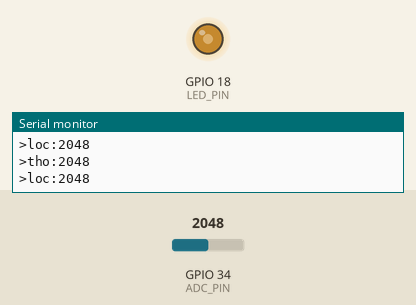
Simulated run of this program. Board: ESP32. On the bench: output pins drawn as LEDs (lit = HIGH), the last lines printed to the serial monitor. The inputs (shaded band) are chosen by the test bench; at power-on: GPIO 34 (ADC_PIN) = 2048.

Above: at 1.2 s.
1.3 s: GPIO 34 (ADC_PIN) set to 2866
At 2.1 s:
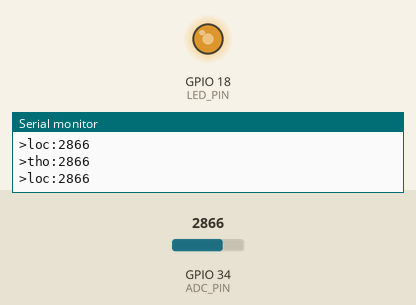
2.8 s: GPIO 34 (ADC_PIN) set to 3603
At 3.3 s:
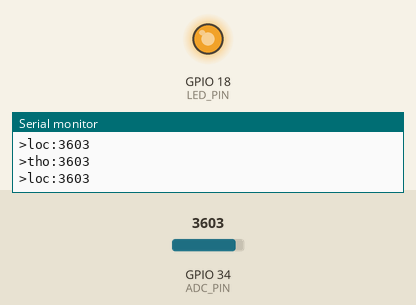
4.3 s: GPIO 34 (ADC_PIN) set to 491
At 5.5 s:
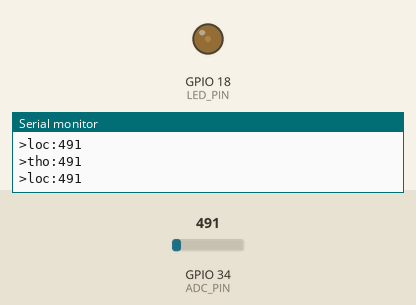
5.8 s: GPIO 34 (ADC_PIN) set to 0
At 6.7 s:
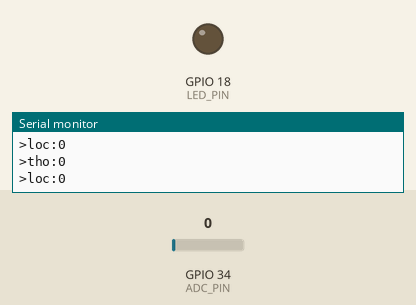
7.3 s: GPIO 34 (ADC_PIN) set to 2047
At 7.8 s:
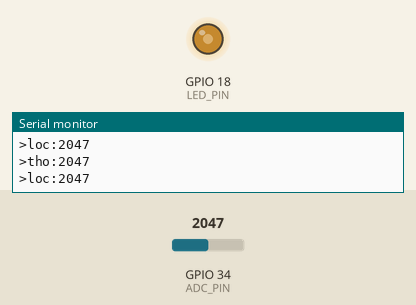
Timing chart, 0 to 9.8 s (numbered marks = the images above; inputs shaded):
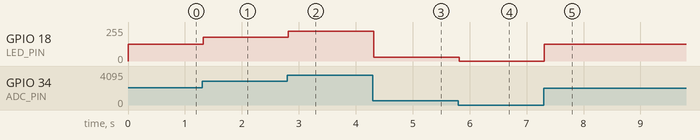

Measured:
- after the input at 1.3 s, GPIO 18 (LED_PIN): 127/255 → 177/255 at once
- after the input at 2.8 s, GPIO 18 (LED_PIN): 177/255 → 223/255 at once
- after the input at 4.3 s, GPIO 18 (LED_PIN): 223/255 → 30/255 at once
- after the input at 5.8 s, GPIO 18 (LED_PIN): 30/255 → 0/255 at once
- after the input at 7.3 s, GPIO 18 (LED_PIN): 0/255 → 127/255 at once

The program:

main.cpp
```cpp
#include <Arduino.h>

#define ADC_PIN     34      // ADC1_CH6 (đổi sang chân ADC2 ở phần ADC2)
#define LED_PIN     18
#define LED_CHANNEL 0       // chỉ dùng cho core 2.x
#define N           8       // số mẫu của bộ lọc trung bình trượt
#define USE_FILTER  0       // 0 = LED theo số liệu THÔ, 1 = LED theo số liệu ĐÃ LỌC

int buf[N];
int idx = 0;
bool bufReady = false;

// Lọc trung bình trượt N mẫu
int loc(int m) {
  if (!bufReady) {                          // lần đầu: điền đầy buffer bằng mẫu đầu tiên
    for (int i = 0; i < N; i++) buf[i] = m;
    bufReady = true;
  }
  buf[idx] = m;
  idx = (idx + 1) % N;
  long t = 0;
  for (int i = 0; i < N; i++) t += buf[i];
  return t / N;
}

void setup() {
  Serial.begin(115200);
#if ESP_ARDUINO_VERSION_MAJOR >= 3
  ledcAttach(LED_PIN, 5000, 8);
#else
  ledcSetup(LED_CHANNEL, 5000, 8);
  ledcAttachPin(LED_PIN, LED_CHANNEL);
#endif
}

void loop() {
  int tho = analogRead(ADC_PIN);            // 0 - 4095
  int l   = loc(tho);

#if USE_FILTER
  int v = l;
#else
  int v = tho;
#endif

  int duty = map(v, 0, 4095, 0, 255);
#if ESP_ARDUINO_VERSION_MAJOR >= 3
  ledcWrite(LED_PIN, duty);
#else
  ledcWrite(LED_CHANNEL, duty);
#endif

  // Định dạng Teleplot (tiện ích VS Code), giống slide
  Serial.print(">tho:"); Serial.println(tho);
  Serial.print(">loc:"); Serial.println(l);

  delay(20);
}
```
